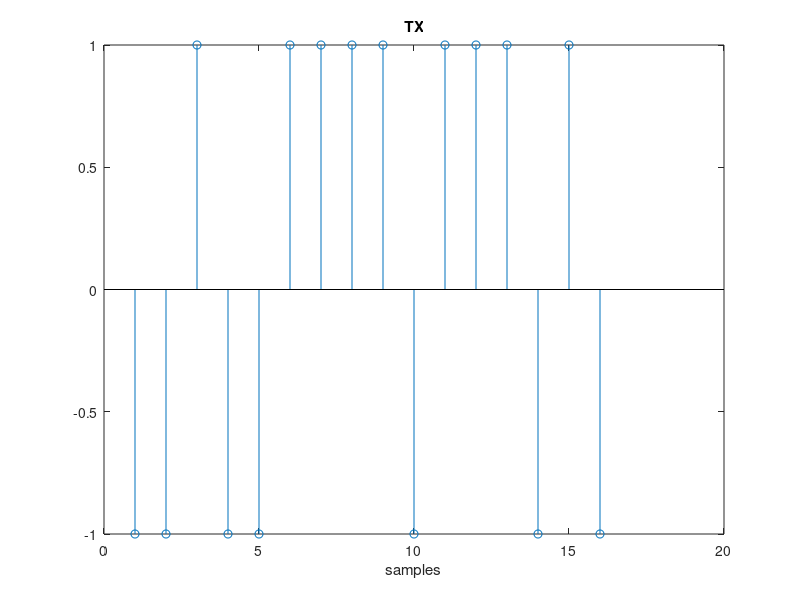
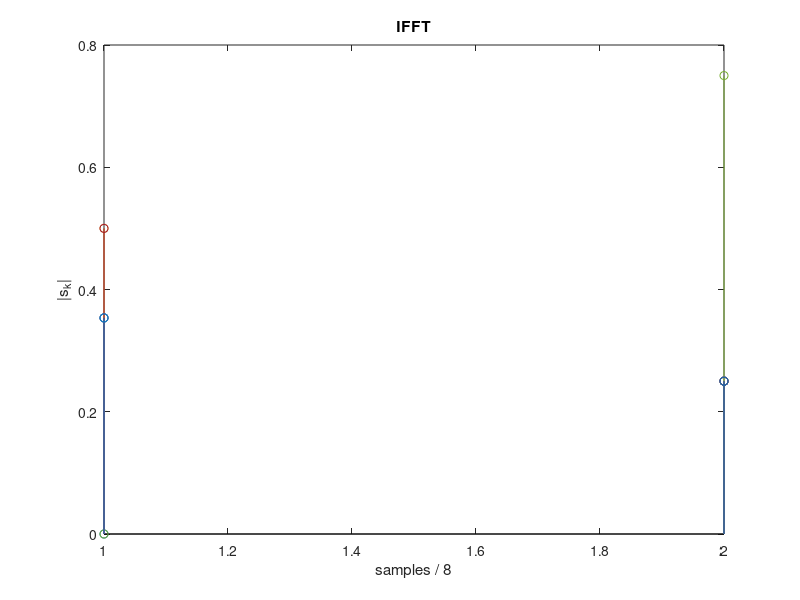
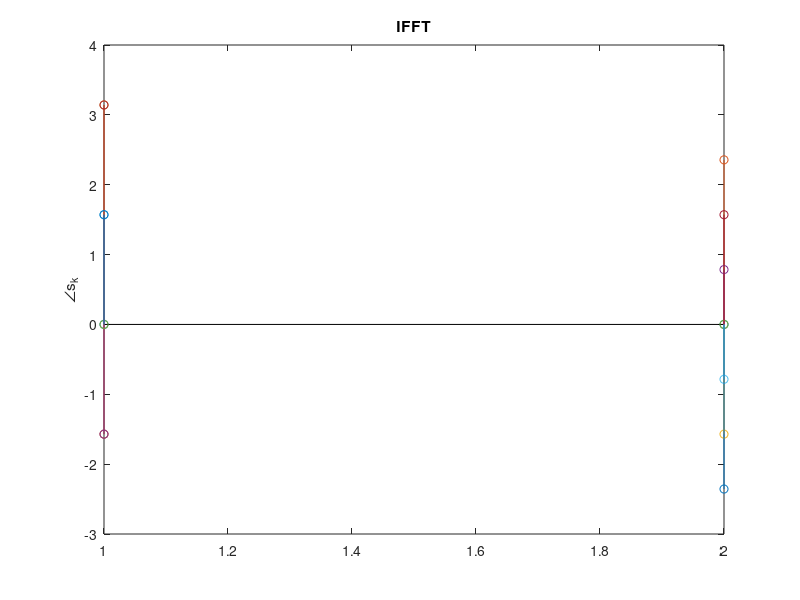
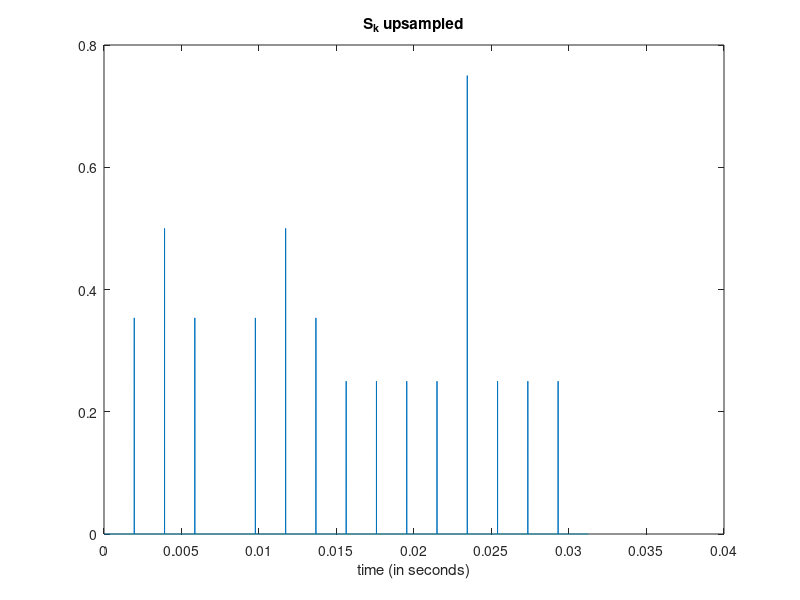

Here is the MATLAB script that generated these plots, in order: (Note: this script raises an error after producing the figures.)
close all;
clc; clearvars; 
disp('OFDM example')
%% User parameters
numSymbol = 16; % TODO: verificar se numSymbol for multiplo de 8

N = 8; % N-point FFT

fc = 128; % frequencia da portadora

%fs = 8192; % frequencia de amostragem
fs = 1024;

T = 2/fc;
R = N/T;

%% Time vector
timestep = T/(N*fs);
tmax = numSymbol*T/N;
t = 0:timestep:tmax-timestep;
t_pt = -tmax/2:timestep:tmax/2-timestep;

%% TX
a = randsrc(1, numSymbol, [-1 1]);

figure()
stem(a)
title('TX')
xlabel('samples')

% serial para paralelo
an = reshape(a, [N length(a)/N]);

%% TX OFDM
skn = ifft(an, N);

figure()
stem(abs(skn)')
title('IFFT')
ylabel('|s_k|')
xlabel(['samples / ' num2str(N)])
figure()
stem(angle(skn)')
title('IFFT')
ylabel('\angle{s_k}')

% paralelo para serial
sk = reshape(skn, [1 size(skn, 1)*size(skn, 2)]);

sk_up = upsample(sk, fs);

figure()
plot(t, abs(sk_up))
title('S_k upsampled')
xlabel('time (in seconds)')

% p = @(t) sqrt(T/N) * sin(pi*N*t/T) ./ (pi*t);
p = @(t) sqrt(N/T) * sinc(N*t/T);

figure();
pt = p(t_pt);
plot(t_pt,pt);
xlabel('time')
ylabel('p(t)')

%% BB
st = conv (sk_up, pt, 'same');

figure()
subplot(211)
plot(t,abs(st))
xlabel('time')
ylabel('|s(t)|')
subplot(212)
plot(t,angle(st))
xlabel('time')
ylabel('\angle{s(t)}')

%% RF
% SRF = st.*exp(1j*2*pi*fc*t);

SRF = st.*exp(1j*2*pi*fc*t);

figure()
hold on
plot(real(SRF))
plot(imag(SRF))
legend('real','imag')

figure()
subplot(211)
plot(t,abs(SRF))
xlabel('time')
ylabel('|SRF|')
subplot(212)
plot(t,angle(SRF))
xlabel('time')
ylabel('\angle{SRF}')

%%
% s(t) = a + jb = |s| * e^j<s = |s| * (cos(<s) + jsin(<s))
% s(t)*e^jx = (Re(s)*cos(x) - Im(s)*sin(x))
%             + j (Re(s)*sin(x) + Im(s)*cos(x))
%
% txbp = real(SRF)*cos(2*pi*fc*t) - imag(SRF)*sin(2*pi*fc*t);

%% Channel 
% noiseless
% r = st;

% real valued noise
% N0 = 0.8*max(st);
% n = N0*rand(1, length(t));
% r = st + n;

% complex noise
snr = -40; %dB
powerDB = 10*log10(var(st));
noiseVar = 10.^(0.1*(powerDB-snr)); 
r = awgn(st, snr);

figure()
subplot(211)
plot(t,abs(r))
xlabel('time')
ylabel('|r + n|')
subplot(212)
plot(t,angle(r))
xlabel('time')
ylabel('\angle{r + n}')


%% RX OFDM
% rxbb=hilbert(SRF).*exp(-j2pift)

tic
rt = conv(r, p(t_pt), 'same');
disp('Time to compute convolution:')
toc

figure()
subplot(211)
plot(t,abs(rt))
xlabel('time')
ylabel('|r(t)|')
subplot(212)
plot(t,angle(rt))
xlabel('time')
ylabel('\angle{r(t)}')

% rk_up = rt(t = kT);
rk = downsample(rt, fs);

% serial para paralelo
rkn = reshape(rk, [N length(rk)/N]);

yn = fft( rkn, N );
% y_p = sign(real(fft( rkn, N )));

% paralelo para serial
y = reshape(yn, [1 size(yn, 1)*size(yn, 2)]);

% slicer
z = (y >= 0) - (y < 0);

figure()
stem(z)
title('RX')
xlabel('samples')
ylabel('z')

%% RX BER
err = sum(a ~= z);
if (err >0 )
    error(['Total of errors: ' num2str(err) ' (' ...
           num2str(100*err/numSymbol) '%)']);
else
    disp('no errors');
end

